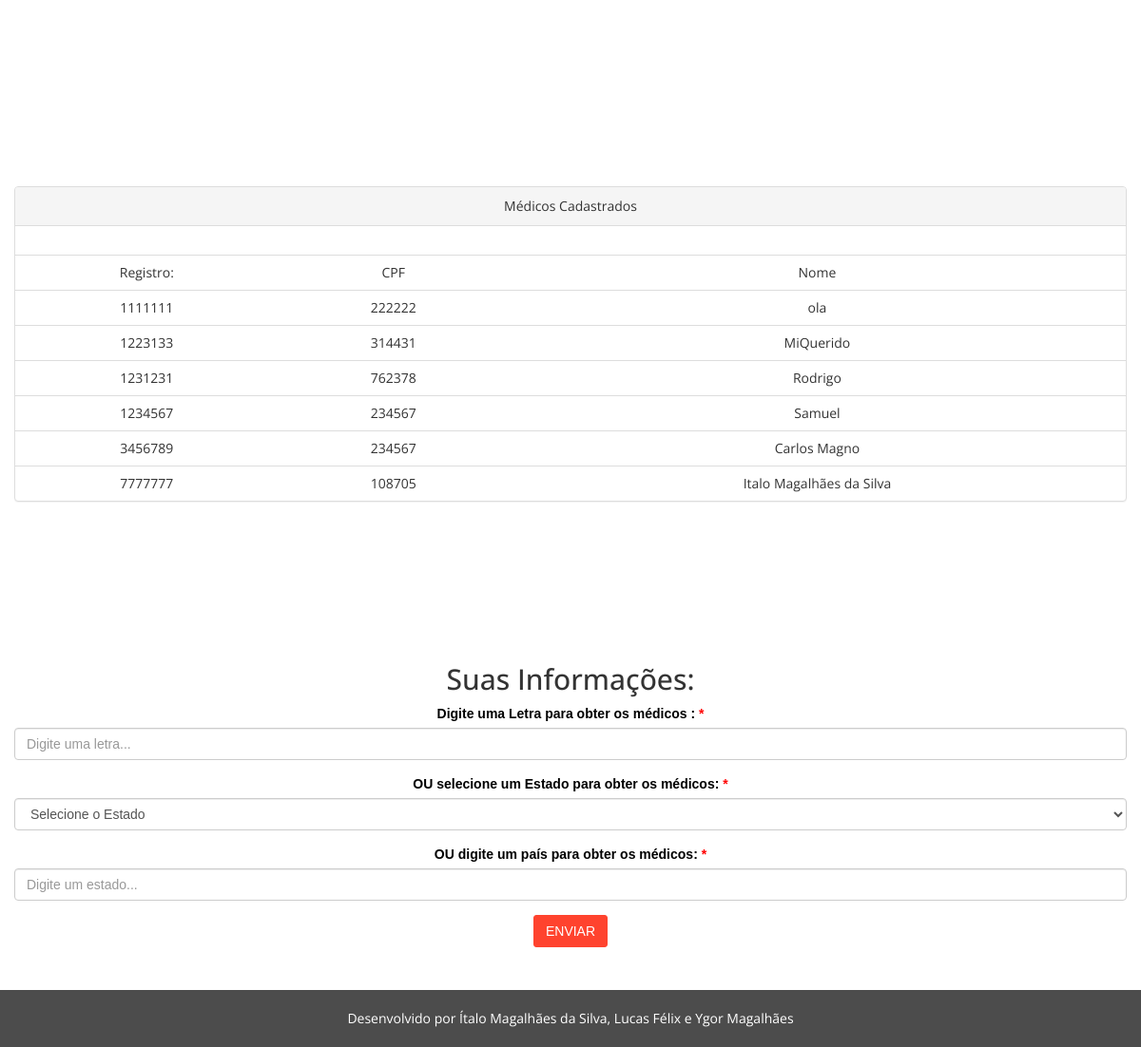
/app/views/presidente/relatoriosMedicos.php, run on the app's committed database.
### tables this page shows
CREATE TABLE `Medico` (
  `registro` int(11) NOT NULL,
  `cpf` bigint(11) DEFAULT NULL,
  `nome` varchar(45) DEFAULT NULL,
  `dataNasc` date DEFAULT NULL,
  `Endereco_idPessoa` int(11) DEFAULT NULL
);

### app/conexao.php (called while the page is built, shortened)
<?php
function conectar(){
	$bd = "bd_hospital";
}
function executar($sql_code){
	return mysql_query($sql_code);
}
?>

### app/views/presidente/relatoriosMedicos.php (the view, shortened to what this page needs)
<!DOCTYPE html>
<html lang="pt-Br">
    <head>
        <link href="/HospitalarX/bootstrap/css/bootstrap.min.css" rel="stylesheet">
        <link href="/HospitalarX/css/font-awesome.min.css" rel="stylesheet">
        <link href="/HospitalarX/css/animate.css" rel="stylesheet">
        <link href="/HospitalarX/css/style.css" rel="stylesheet">
         <link rel="stylesheet" href="https://formden.com/static/cdn/bootstrap-iso.css" />
    </head>
    <body>
        <section id="logo-section" class="text-center">
            <div class="container">
                <div class="row">
                    <div class="col-md-12">
                        <div class="logo text-center">
                            <h1>Relatório sobre  Médicos</h1>
                        </div>
                    </div>
                </div>
            </div>
        </section>
        <div class="mainbody-section text-center">
            <div class="container">
                <div class="row">
<div class="mainbody-section text-center bootstrap-iso">
    <div class="container">
        <div class="row">
   <div class="panel panel-default">
                          <div class="panel-heading">Médicos Cadastrados</div>
                          <div class="panel-body"></div>
                      <?php
                              include ("../../conexao.php");
                              $sql_code = "SELECT * FROM Medico";
                              if(isset($_POST['enviar'])){
                                if(strlen(utf8_decode($_POST['letraInicial'])) >  0){
                                    $sql_code = "SELECT * FROM Medico WHERE nome LIKE '".$_POST['letraInicial']."%'";
                                  }else  if(strlen(utf8_decode($_POST['obterEstado'])) >  0){
                                  $sql_code = "SELECT * FROM Endereco as e
                                      INNER JOIN Medico as m
                                      ON m.Endereco_idPessoa = e.idPessoa
                                      WHERE e.estado = '".$_POST['obterEstado']."'";
                                  }else  if(strlen(utf8_decode($_POST['obterPais'])) >  0){
                                     $sql_code = "SELECT * FROM Endereco as e
                                      INNER JOIN Medico as m
                                      ON m.Endereco_idPessoa = e.idPessoa
                                      WHERE e.pais = '".$_POST['obterPais']."'";
                                  } else {
                                    $sql_code = "SELECT * FROM Medico";
                                  }
                              } else {
                                $sql_code = "SELECT * FROM Medico";
                              }
                              $result = executar($sql_code);
                                echo "<table class='table'>";
                              if(mysql_num_rows($result) != 0){
                                echo "<tr><td> Registro: </td> <td> CPF </td> <td> Nome </tr>";
                                while($exibe =  mysql_fetch_array($result, MYSQL_ASSOC)){
                                  echo "<tr><td>".$exibe["registro"]."</td>";
                                  echo "<td>".$exibe["cpf"]."</td>";
                                  echo "<td>".$exibe["nome"]."</td></tr>";
                                }
                            } else {
                              echo "<tr><td> Não foi encontrado nenhum médico para esses valores</td><tr>";
                            }
                            echo "</table> </div>  ";
?>
</div></div> </div></div></div>
       <div class="mainbody-section text-center">
            <div class="container">
                <div class="row">
 <div class="mainbody-section text-center bootstrap-iso">
    <div class="container">
        <div class="row">
            <div class="col-md-12 col-sm-6 col-xs-12">
                            <h2>Suas Informações:</h2>
            </div>
            <form method="POST" action="">
                 <div class="form-group ">
                  <label class="control-label requiredField" for="letraInicial">
                   Digite uma Letra para obter os médicos :
                   <span class="asteriskField">
                    *
                   </span>
                  </label>
                  <input class="form-control soletras" id="letraInicial" name="letraInicial" placeholder="Digite uma letra..." type="text"/>
                 </div>
                  <div class="form-group ">
                  <label class="control-label " for="obterEstado">
                   OU selecione um Estado para obter os médicos:
                   <span class="asteriskField">
                    *
                   </span>
                  </label>
                  <select  class="form-control" id="obterEstado" name="obterEstado">
                    <option value="">Selecione o Estado</option>
                  </select>
                 </div>
                 <div class="form-group ">
                  <label class="control-label requiredField" for="obterPais">
                   OU digite um país para obter os médicos:
                   <span class="asteriskField">
                    *
                   </span>
                  </label>
                  <input class="form-control" id="obterPais" name="obterPais" placeholder="Digite um estado..." type="text"/>
                 </div>
                 <div class="form-group">
                  <div>
                   <button class="btn btn-primary" name="enviar" type="submit">
                    Enviar
                   </button>
                  </div>
                 </div>
            </form>
        </div>
    </div>
</div>
                </div>
            </div>
        </div>
        <div class="copyright text-center">
            <div class="container">
                <div class="row">
                    <div class="col-md-12">
                        <div>Desenvolvido por Ítalo Magalhães da Silva, Lucas Félix e Ygor Magalhães</div>
                    </div>
                </div>
            </div>
        </div>
    </body>
</html>

### css/style.css (style rules this page uses)
body { background: url(../images/health.jpg) no-repeat; background-attachment: fixed; background-size: cover; background-position: 50% 50%; font-family: 'Open Sans', sans-serif; }
.btn-primary { border-color: #FF432E; background-color: #FF432E; text-transform: uppercase; font-weight: 300; color: #fff; -webkit-border-radius:3px; -moz-border-radius:3px; -o-border-radius:3px; border-radius:3px; -webkit-transition: all 0.3s; -moz-transition: all 0.3s; -o-transition: all 0.3s; transition: all 0.3s; }
.logo h1 { font-family: 'Lobster', cursive; color: #fff; font-size: 60px; }
.mainbody-section { padding-top: 50px; padding-bottom: 30px; }
.copyright { background: rgba( 0, 0, 0, 0.7); color: #fff; padding-top: 20px; padding-bottom: 20px; margin: auto; width: 100%; bottom: 0; position: fixed; }
.bootstrap-iso .formden_header h2, .bootstrap-iso .formden_header p, .bootstrap-iso form { font-family: Arial, Helvetica, sans-serif; color: black }
.bootstrap-iso form button, .bootstrap-iso form button:hover { color: white !important; }
.asteriskField { color: red; }

### data on the page
medico: registro "1111111", cpf "222222", nome "ola"
medico: registro "1223133", cpf "314431", nome "MiQuerido"
medico: registro "1231231", cpf "762378", nome "Rodrigo"
medico: registro "1234567", cpf "234567", nome "Samuel"
medico: registro "3456789", cpf "234567", nome "Carlos Magno"
medico: registro "7777777", cpf "108705", nome "Italo Magalhães da Silva"
